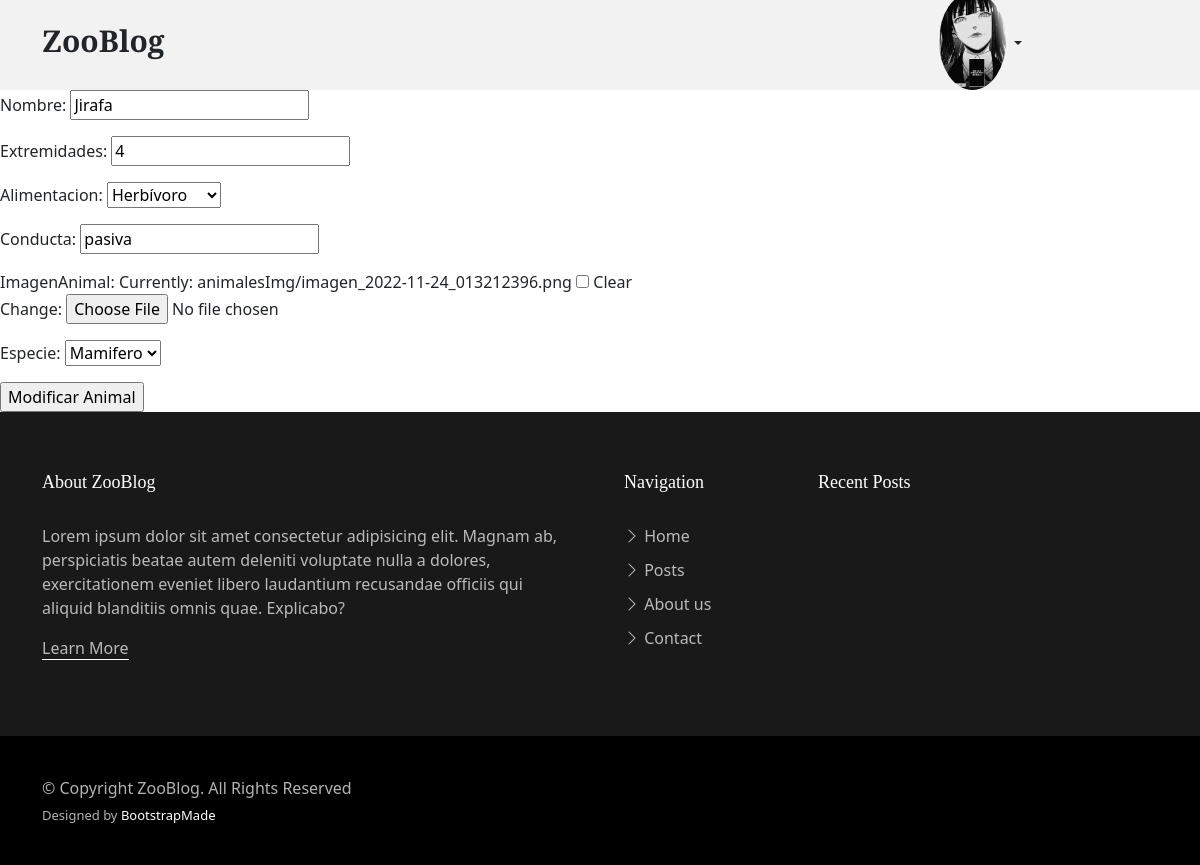
Screenshot of /Appzoologico/ModificarAnimalG1/2 (signed in) with the database file from the repository.
### Appzoologico/models.py (models this page shows, shortened)
class Animal_GrupoPrincipal (models.Model):
    nombre = models.CharField(max_length = 40)
    extremidades = models.IntegerField(
        validators=[
            MaxValueValidator(100),
            MinValueValidator(0)
        ]
    )
    AlimentacionElecciones = [
        ('Omnívoro', 'Omnívoro'),
        ('Carnívoro', 'Carnívoro'),
        ('Herbívoro', 'Herbívoro'),
        ('Insectivoros', 'Insectivoros'),
    ]
    alimentacion = models.CharField(max_length = 12, choices = AlimentacionElecciones, default='Omnívoro')
    conducta = models.CharField(max_length = 150)
    imagenAnimal = models.ImageField(upload_to='animalesImg', null=True, blank = True)
    class Meta:
        abstract = True

class Animal_GrupoSecundario1 (Animal_GrupoPrincipal):
    Subfilo_Vertebrado = "Vertebrado"
    EspecieElecciones = [
        ('Mamifero', 'Mamifero'),
        ('Aves', 'Aves'),
        ('Reptil', 'Reptil'),
        ('Anfibio', 'Anfibio'),
        ('Pez', 'Pez'),
    ]
    Especie = models.CharField(
        max_length= 8,
        choices= EspecieElecciones,
        default= 'Mamifero',
    )

### Appzoologico/views.py (the view)
# urls.py: path('ModificarAnimalG1/<int:id>', view_ModificarAnimalG1, name="ModificarAnimalG1"),
def view_ModificarAnimalG1(request, id):
    animalG1 = Animal_GrupoSecundario1.objects.get(id=id)
    avatar = Avatar.objects.get(user = request.user)
    if request.method == "POST":
        miFormulario = AnimalG1F(request.POST, request.FILES) # Aqui me llega la informacion del html
        if miFormulario.is_valid():
            informacion = miFormulario.cleaned_data
            animalG1.nombre=informacion["nombre"]
            animalG1.extremidades=informacion["extremidades"]
            animalG1.alimentacion=informacion["alimentacion"]
            animalG1.conducta=informacion["conducta"]
            animalG1.Especie=informacion["Especie"]
            try:
                print(request.FILES['imagenAnimal'])
                animalG1.imagenAnimal.delete()
            except:
                print("")
            try:
                animalG1.imagenAnimal = request.FILES['imagenAnimal']
            except:
                print("")
            animalG1.save()
            return render(request, "indexZoo.html", {"mensaje": f'Modificado animal con exito.', "imgPerfil": avatar.imagen.url})
        else:
            return render(request, "Animales/ModificarAnimalG1.html", {"mensaje": f'Error, no se pudo modificar.', "imgPerfil": avatar.imagen.url})
    else:
        miFormulario = AnimalG1F(instance = animalG1)
        return render(request, "Animales/ModificarAnimalG1.html", {'form': miFormulario, "imgPerfil": avatar.imagen.url})

### Appzoologico/forms.py
class AnimalG1F (forms.ModelForm):
    class Meta:
        model = Animal_GrupoSecundario1
        fields = ('__all__')

### Appzoologico/templates/Animales/ModificarAnimalG1.html (shortened to what this page needs)
{% extends 'indexZoo.html' %}
{% load static %}
{% block Main %}
<main id="main">
  <form action="" method="POST" enctype="multipart/form-data"> {% csrf_token %}
    {{ form.as_p }}
    <input type="submit" value="Modificar Animal">
  </form>
</main>
{% endblock %}

### Appzoologico/static/assets/css/variables.css (style rules this page uses)
:root { --font-default: 'EB Garamond', system-ui, -apple-system, "Segoe UI", Roboto, "Helvetica Neue", Arial, "Noto Sans", "Liberation Sans", sans-serif, "Apple Color Emoji", "Segoe UI Emoji", "Segoe UI Symbol", "Noto Color Emoji"; --font-primary: 'EB Garamond', serif; --font-secondary: 'Inter', sans-serif; --color-default: #212529; --color-default-rgb: 33, 37, 41; --color-links: #212529; --color-links-hover: #15171a; --color-primary: #212529; --color-primary-light: #26282c; --color-primary-dark: #0b0c0e; --color-primary-rgb: 33, 37, 41; --color-primary-light-rgb: 38, 40, 44; --color-primary-dark-rgb: 11, 12, 14; --color-secondary: #596d80; --color-secondary-light: #8498aa; --color-secondary-dark: #404f5c; --color-secondary-rgb: 89, 109, 128; --color-secondary-light-rgb: 132, 152, 170; --color-secondary-dark-rgb: 64, 79, 92; --color-blue: #0d6efd; --color-blue-rgb: 13, 110, 253; --color-indigo: #6610f2; --color-indigo-rgb: 102, 16, 242; --color-purple: #6f42c1; --color-purple-rgb: 111, 66, 193; --color-pink: #f3268c; --color-pink-rgb: 243, 38, 140; --color-red: #df1529; --color-red-rgb: 223, 21, 4; --color-orange: #fd7e14; --color-orange-rgb: 253, 126, 20; --color-yellow: #ffc107; --color-yellow-rgb: 255, 193, 7; --color-green: #059652; --color-green-rgb: 5, 150, 82; --color-teal: #20c997; --color-teal-rgb: 32, 201, 151; --color-cyan: #0dcaf0; --color-cyan-rgb: 13, 202, 240; --color-white: #ffffff; --color-white-rgb: 255, 255, 255; --color-gray: #6c757d; --color-gray-rgb: 108, 117, 125; --color-black: #000000; --color-black-rgb: 0, 0, 0; }
:root { --bs-blue: var(--color-blue); --bs-indigo: var(--color-indigo); --bs-purple: var(--color-purple); --bs-pink: var(--color-pink); --bs-red: var(--color-red); --bs-orange: var(--color-orange); --bs-yellow: var(--color-yellow); --bs-green: var(--color-green); --bs-teal: var(--color-teal); --bs-cyan: var(--color-cyan); --bs-white: var(--color-white); --bs-gray: var(--color-gray); --bs-gray-dark: #343a40; --bs-gray-100: #f8f9fa; --bs-gray-200: #e9ecef; --bs-gray-300: #dee2e6; --bs-gray-400: #ced4da; --bs-gray-500: #adb5bd; --bs-gray-600: #6c757d; --bs-gray-700: #495057; --bs-gray-800: #343a40; --bs-gray-900: #212529; --bs-primary: var(--color-blue); --bs-secondary: var(--color-blue); --bs-success: #198754; --bs-info: #0dcaf0; --bs-warning: #ffc107; --bs-danger: #dc3545; --bs-light: #f8f9fa; --bs-dark: #212529; --bs-primary-rgb: var(--color-primary-rgb); --bs-secondary-rgb: var(--color-secondary-rgb); --bs-success-rgb: 25, 135, 84; --bs-info-rgb: 13, 202, 240; --bs-warning-rgb: 255, 193, 7; --bs-danger-rgb: 220, 53, 69; --bs-light-rgb: 248, 249, 250; --bs-dark-rgb: 33, 37, 41; --bs-white-rgb: var(--color-white-rgb); --bs-black-rgb: var(--color-black-rgb); --bs-body-color-rgb: var(--color-default-rgb); --bs-body-bg-rgb: 255, 255, 255; --bs-font-sans-serif: var(--font-default); --bs-font-monospace: SFMono-Regular, Menlo, Monaco, Consolas, "Liberation Mono", "Courier New", monospace; --bs-gradient: linear-gradient(180deg, rgba(255, 255, 255, 0.15), rgba(255, 255, 255, 0)); --bs-body-font-family: var(--font-default); --bs-body-font-size: 1rem; --bs-body-font-weight: 400; --bs-body-line-height: 1.5; --bs-body-color: var(--color-default); --bs-body-bg: #fff; }

### Appzoologico/static/assets/css/main.css (style rules this page uses)
:root { scroll-behavior: smooth; }
body { color: rgba(var(--color-primary-rgb), 1); }
a { color: var(--color-links); text-decoration: none; }
#main { margin-top: 90px; }

### rows the page displays
Animal_GrupoSecundario1: nombre "Jirafa", extremidades "4", alimentacion "Herbívoro", conducta "pasiva", Especie "Mamifero"
